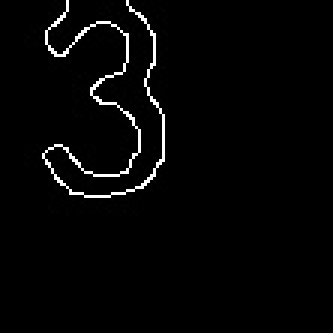
#> input picture NumberData/Number3/num6.jpg, 111 x 111 px (shown 3 times larger)
$ jupyter execute intersections.ipynb
#> lines starting #> are read from the running program, lines starting #| are printed output that depends on the picture; after the words box and inside, x2 and y2 are one past the last pixel; in counts of white or black regions, pixels touching at a corner belong together
[cell 1]
import cv2
import matplotlib.pyplot as plt
import numpy as np
import math


img1 = cv2.imread('NumberData/Number3/num6.jpg')
#> img1 is the input picture: shape (111, 111, 3); min 0, max 255, mean 5.7
img1 = cv2.cvtColor(img1, cv2.COLOR_BGR2GRAY)
#> img1: shape (111, 111)


plt.imshow(img1, cmap='gray')


x = img1.shape[0]
#> x = 111
y = img1.shape[1]
#> y = 111

## To draw horizontal lines
halfy = y // 2
#> halfy = 55

l1Start = (0, halfy)
#> l1Start = (0, 55)
l1End = (x, halfy)
#> l1End = (111, 55)

quartery = halfy // 2
#> quartery = 27
l2Start = (0, quartery)
#> l2Start = (0, 27)
l2End = (x, quartery)
#> l2End = (111, 27)

l3Start = (0, halfy + quartery)
#> l3Start = (0, 82)
l3End = (x, halfy + quartery)
#> l3End = (111, 82)
print(f"X: {x}, Y: {y}")
#| X: 111, Y: 111
print(l1Start)
#| (0, 55)
print(l2Start)
#| (0, 27)
print(l3Start)
#| (0, 82)

image = np.zeros_like(img1, dtype = np.uint8)


# image = cv2.line(image, (0, 18), (x, 18), (255, 255, 255), 1)
image = cv2.line(image, (0, 28), (x, 28), (255, 255, 255), 1)
# image = cv2.line(image, (0, 39), (x, 39), (255, 255, 255), 1)
# image = cv2.line(image, (0, 44), (x, 44), (255, 255, 255), 1)
# image = cv2.line(image, (0, 48), (x, 48), (255, 255, 255), 1)
image = cv2.line(image, (0, 55), (x, 55), (255, 255, 255), 1)
# image = cv2.line(image, (0, 57), (x, 57), (255, 255, 255), 1)
# image = cv2.line(image, (0, 62), (x, 62), (255, 255, 255), 1)
# image = cv2.line(image, (0, 66), (x, 66), (255, 255, 255), 1)
image = cv2.line(image, (0, 82), (x, 82), (255, 255, 255), 1)
# image = cv2.line(image, (0, 76), (x, 76), (255, 255, 255), 1)
image = cv2.line(image, (0, 109), (x, 109), (255, 255, 255), 1)


## To draw vertical lines
halfx = x // 2
l1vStart = (halfx, 0)
l1vEnd = (halfx, y)

quarterx = halfx // 2
l2vStart = (quarterx, 0)
l2vEnd = (quarterx, y)

l3vStart = (halfx + quarterx, 0)
l3vEnd = (halfx + quarterx, y)

# image = cv2.line(image, (18, 0), (18, y), (255, 255, 255), 1)
image = cv2.line(image, (28, 0), (28, y), (255, 255, 255), 1)
# image = cv2.line(image, (39, 0), (39, y), (255, 255, 255), 1)
# image = cv2.line(image, (44, 0), (44, y), (255, 255, 255), 1)
# image = cv2.line(image, (48, 0), (48, y), (255, 255, 255), 1)
image = cv2.line(image, (55, 0), (55, y), (255, 255, 255), 1)
# image = cv2.line(image, (57, 0), (57, y), (255, 255, 255), 1)
# image = cv2.line(image, (62, 0), (62, y), (255, 255, 255), 1)
# image = cv2.line(image, (64, 0), (64, y), (255, 255, 255), 1)
image = cv2.line(image, (82, 0), (82, y), (255, 255, 255), 1)
# image = cv2.line(image, (76, 0), (76, y), (255, 255, 255), 1)
image = cv2.line(image, (108, 0), (108, y), (255, 255, 255), 1)


# plt.imshow(image, cmap='gray')

## Get Intersection points
intersectionPoints = img1 & image
# plt.imshow(intersectionPoints, cmap='gray')
# print(img1.shape)
count = 0

for i in range(intersectionPoints.shape[0]):
    for j in range(intersectionPoints.shape[1]):
        if intersectionPoints[i][j] ==  255:
            count += 1


print(count)
#| 5

[cell 2]
#Image Centering

hh, ww = img1.shape


# get contours (presumably just one around the nonzero pixels)
contours = cv2.findContours(img1, cv2.RETR_EXTERNAL, cv2.CHAIN_APPROX_SIMPLE)
#> contours = 21 contours, 20 with area under 20; largest, box (x1, y1, x2, y2) and area: (8, 0, 56, 72) 1318
contours = contours[0] if len(contours) == 2 else contours[1]
for cntr in contours:
    x,y,w,h = cv2.boundingRect(cntr)
#> this loop made 21 passes
#> (x, y, w, h) on passes 2, 3, 4, 6, 7, 8, 9, 10, 12, 15, 17, 20: (16, 68, 4, 4), (55, 57, 1, 1), (40, 51, 1, 1), (28, 48, 1, 1), (8, 48, 4, 3), (40, 47, 1, 1), (24, 36, 4, 4), (55, 24, 1, 1), (23, 23, 5, 4), (55, 13, 1, 1), (54, 5, 2, 4), (55, 1, 1, 1)
#> (cntr, x, y, w, h) on passes 1, 5, 11, 13, 14, 16: ([[41, 70], [40, 71], [39, 71], [40, 71]], 39, 70, 3, 2), ([[40, 49], [41, 49], [42, 50], [41, 49]], 40, 49, 3, 2), ([[53, 24], [53, 25]], 53, 24, 1, 2), ([[53, 22], [54, 22]], 53, 22, 2, 1), ([[31, 14], [30, 15], [31, 14], [32, 15]], 30, 14, 3, 2), ([[54, 10], [55, 11]], 54, 10, 2, 2)

# recenter
startx = (ww - w)//2
#> startx = 31
starty = (hh - h)//2
#> starty = 19
result = np.zeros_like(img1)
result[starty:starty+h,startx:startx+w] = img1  [y:y+h,x:x+w]
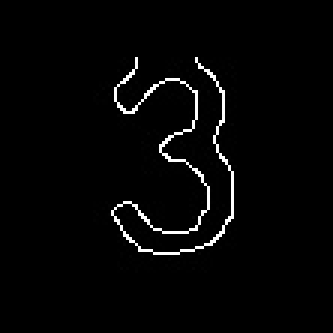
#> result: shape (111, 111) (shown 3 times larger); min 0, max 255, mean 5.7

plt.imshow(result, cmap='gray')

[cell 3]
plt.imshow(image, cmap='gray')
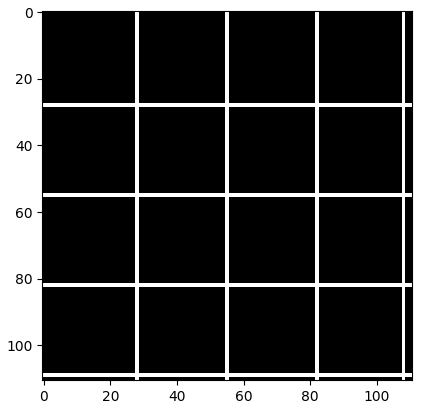
#> figure drawn by matplotlib, 1 panel
